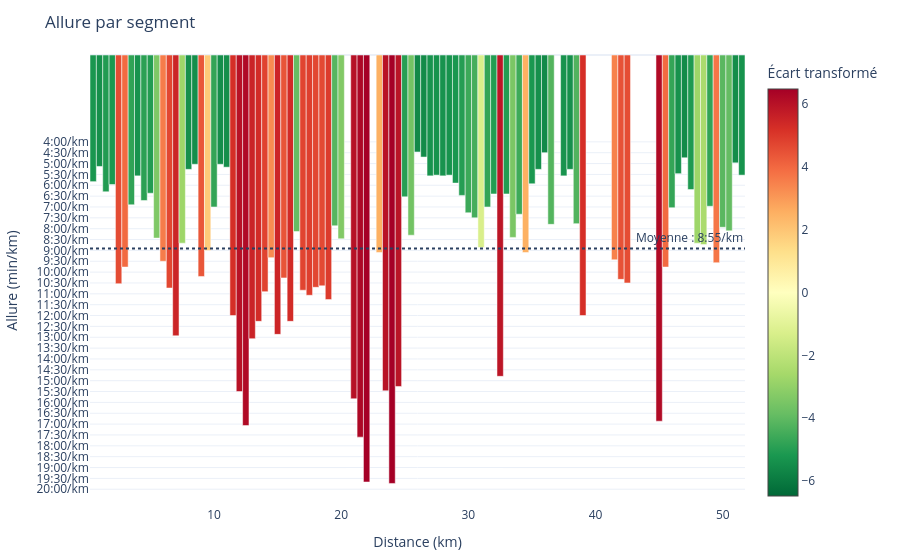
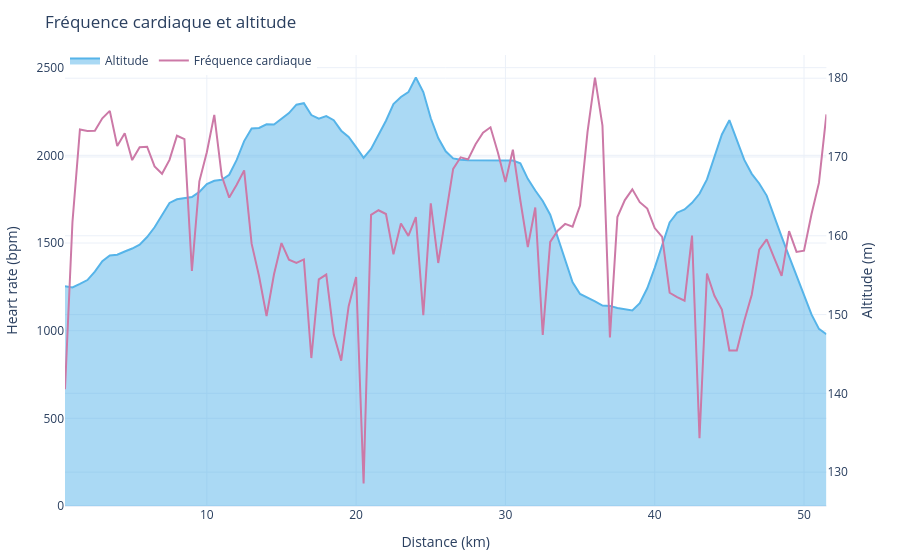
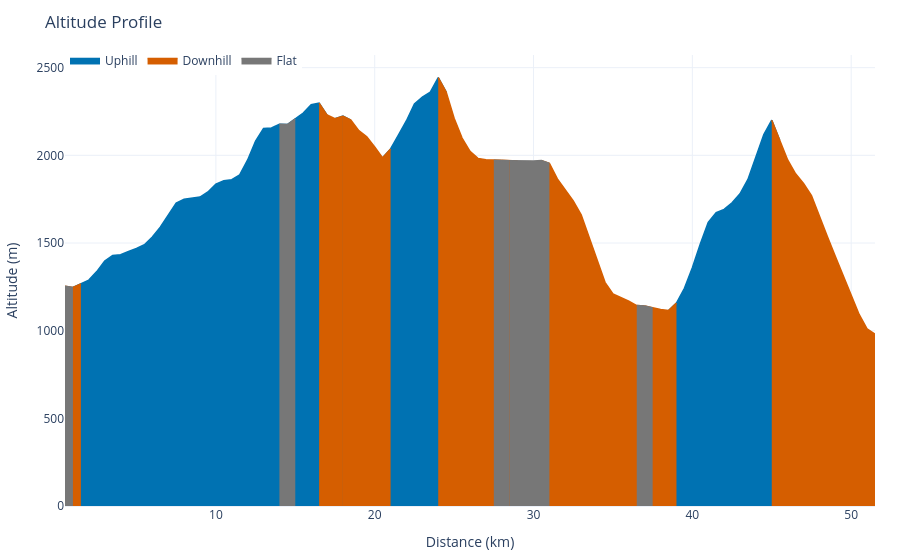

Notebook code cell kept with these figures, in order:
### Code cell
race.plot.pace_by_segment().show()
race.plot.hr_overlay().show()
race.plot.track_map().show()
race.plot.altitude().show()
race.plot.speed().show()
race.plot.time_in_hr_zones()

### Figure 1 — Plotly figure (JSON) as saved in the notebook; plotly's stock layout.template omitted (floating-point values rounded to 4 significant figures; data arrays with more than 128 entries replaced by an {"elided": "..."} marker saying what was removed)
{"data": [{"customdata": {"elided": "103x3 float values"}, "hovertemplate": "Segment %{customdata[0]:.0f}<br>Allure : %{y:.2f} min/km<br>Écart : %{customdata[1]:+.0f} s/km<br>Distance : %{customdata[2]:.0f} m<extra></extra>", "marker": {"cmid": 0, "color": [-5.224, -5.428, -5.06, -5.18, 4.589, 3.959, -4.801, -5.306, -4.895, -5.034, -3.388, 3.594, 4.704, 5.491, -2.748, -5.392, -5.454, 4.362, 1.855, -4.75, -5.454, -5.419, 5.228, 5.982, 6.195, 5.523, 5.31, 4.791, 3.273, 5.474, 4.411, 5.31, -3.863, 4.757, 4.871, 4.686, 4.648, 4.959, -4.153, -3.318, NaN, 6.032, 6.258, 6.471, NaN, 2.517, 5.977, 6.478, 5.946, -4.967, -3.627, -5.59, -5.536, -5.306, -5.316, -5.306, -5.316, -5.202, -4.995, -4.601, -4.45, -1.283, -4.75, -5.021, 5.87, -5.021, -3.453, -4.56, 2.517, -5.191, -5.392, -5.582, -4.214, NaN, -5.306, -5.392, -4.243, 5.228, NaN, NaN, NaN, NaN, 3.478, 4.459, 4.568, NaN, NaN, NaN, NaN, 6.17, 3.959, -4.733, -5.336, -5.528, -5.097, -2.748, -2.452, -4.767, 3.699, -4.088, -3.904, -5.471, -5.316], "colorbar": {"title": {"text": "Écart transformé"}}, "colorscale": [[0, "rgb(0,104,55)"], [0.1, "rgb(26,152,80)"], [0.2, "rgb(102,189,99)"], [0.3, "rgb(166,217,106)"], [0.4, "rgb(217,239,139)"], [0.5, "rgb(255,255,191)"], [0.6, "rgb(254,224,139)"], [0.7, "rgb(253,174,97)"], [0.8, "rgb(244,109,67)"], [0.9, "rgb(215,48,39)"], [1, "rgb(165,0,38)"]]}, "name": "Segments", "type": "bar", "width": [0.5, 0.5, 0.5, 0.5, 0.5, 0.5, 0.5, 0.5, 0.5, 0.5, 0.5, 0.5, 0.5, 0.5, 0.5, 0.5, 0.5, 0.5, 0.5, 0.5, 0.5, 0.5, 0.5, 0.5, 0.5, 0.5, 0.5, 0.5, 0.5, 0.5, 0.5, 0.5, 0.5, 0.5, 0.5, 0.5, 0.5, 0.5, 0.5, 0.5, 0.5, 0.5, 0.5, 0.5, 0.5, 0.5, 0.5, 0.5, 0.5, 0.5, 0.5, 0.5, 0.5, 0.5, 0.5, 0.5, 0.5, 0.5, 0.5, 0.5, 0.5, 0.5, 0.5, 0.5, 0.5, 0.5, 0.5, 0.5, 0.5, 0.5, 0.5, 0.5, 0.5, 0.5, 0.5, 0.5, 0.5, 0.5, 0.5, 0.5, 0.5, 0.5, 0.5, 0.5, 0.5, 0.5, 0.5, 0.5, 0.5, 0.5, 0.5, 0.5, 0.5, 0.5, 0.5, 0.5, 0.5, 0.5, 0.5, 0.5, 0.5, 0.5, 0.5], "x": [0.5, 1.0, 1.5, 2.0, 2.5, 3.0, 3.5, 4.0, 4.5, 5.0, 5.5, 6.0, 6.5, 7.0, 7.5, 8.0, 8.5, 9.0, 9.5, 10.0, 10.5, 11.0, 11.5, 12.0, 12.5, 13.0, 13.5, 14.0, 14.5, 15.0, 15.5, 16.0, 16.5, 17.0, 17.5, 18.0, 18.5, 19.0, 19.5, 20.0, 20.5, 21.0, 21.5, 22.0, 22.5, 23.0, 23.5, 24.0, 24.5, 25.0, 25.5, 26.0, 26.5, 27.0, 27.5, 28.0, 28.5, 29.0, 29.5, 30.0, 30.5, 31.0, 31.5, 32.0, 32.5, 33.0, 33.5, 34.0, 34.5, 35.0, 35.5, 36.0, 36.5, 37.0, 37.5, 38.0, 38.5, 39.0, 39.5, 40.0, 40.5, 41.0, 41.5, 42.0, 42.5, 43.0, 43.5, 44.0, 44.5, 45.0, 45.5, 46.0, 46.5, 47.0, 47.5, 48.0, 48.5, 49.0, 49.5, 50.0, 50.5, 51.0, 51.5], "y": [5.833, 5.133, 6.3, 5.967, 10.53, 9.767, 6.9, 5.567, 6.7, 6.367, 8.433, 9.5, 10.73, 12.93, 8.667, 5.267, 5.033, 10.2, 9.0, 7.0, 5.033, 5.167, 12.0, 15.5, 17.07, 13.07, 12.27, 10.9, 9.333, 12.87, 10.27, 12.27, 8.133, 10.83, 11.07, 10.7, 10.63, 11.27, 7.867, 8.467, NaN, 15.83, 17.6, 19.67, NaN, 9.1, 15.47, 19.73, 15.27, 6.533, 8.3, 4.467, 4.7, 5.567, 5.533, 5.567, 5.533, 5.9, 6.467, 7.267, 7.5, 8.867, 7.0, 6.4, 14.8, 6.4, 8.4, 7.333, 9.1, 5.933, 5.267, 4.5, 7.8, NaN, 5.567, 5.267, 7.767, 12.0, NaN, NaN, NaN, NaN, 9.433, 10.33, 10.5, NaN, NaN, NaN, NaN, 16.87, 9.767, 7.033, 5.467, 4.733, 6.2, 8.667, 8.733, 6.967, 9.567, 7.933, 8.1, 4.967, 5.533]}], "layout": {"annotations": [{"showarrow": false, "text": "Moyenne : 8:55/km", "x": 1, "xanchor": "right", "xref": "x domain", "y": 8.91, "yanchor": "bottom", "yref": "y"}], "hoverlabel": {"namelength": -1}, "legend": {"orientation": "h", "x": 0, "y": 1.02}, "margin": {"b": 45, "l": 50, "r": 25, "t": 55}, "shapes": [{"line": {"dash": "dot"}, "type": "line", "x0": 0, "x1": 1, "xref": "x domain", "y0": 8.91, "y1": 8.91, "yref": "y"}], "title": {"text": "Allure par segment"}, "xaxis": {"title": {"text": "Distance (km)"}}, "yaxis": {"autorange": "reversed", "ticktext": ["4:00/km", "4:30/km", "5:00/km", "5:30/km", "6:00/km", "6:30/km", "7:00/km", "7:30/km", "8:00/km", "8:30/km", "9:00/km", "9:30/km", "10:00/km", "10:30/km", "11:00/km", "11:30/km", "12:00/km", "12:30/km", "13:00/km", "13:30/km", "14:00/km", "14:30/km", "15:00/km", "15:30/km", "16:00/km", "16:30/km", "17:00/km", "17:30/km", "18:00/km", "18:30/km", "19:00/km", "19:30/km", "20:00/km"], "tickvals": [4, 4.5, 5, 5.5, 6, 6.5, 7, 7.5, 8, 8.5, 9, 9.5, 10, 10.5, 11, 11.5, 12, 12.5, 13, 13.5, 14, 14.5, 15, 15.5, 16, 16.5, 17, 17.5, 18, 18.5, 19, 19.5, 20], "title": {"text": "Allure (min/km)"}}}}

### Figure 2 — Plotly figure (JSON) as saved in the notebook; plotly's stock layout.template omitted (floating-point values rounded to 4 significant figures)
{"data": [{"fill": "tozeroy", "hovertemplate": "Altitude : %{y:.1f} m<extra></extra>", "line": {"color": "#56B4E9"}, "mode": "lines", "name": "Altitude", "type": "scatter", "x": [0.5, 1.0, 1.5, 2.0, 2.5, 3.0, 3.5, 4.0, 4.5, 5.0, 5.5, 6.0, 6.5, 7.0, 7.5, 8.0, 8.5, 9.0, 9.5, 10.0, 10.5, 11.0, 11.5, 12.0, 12.5, 13.0, 13.5, 14.0, 14.5, 15.0, 15.5, 16.0, 16.5, 17.0, 17.5, 18.0, 18.5, 19.0, 19.5, 20.0, 20.5, 21.0, 21.5, 22.0, 22.5, 23.0, 23.5, 24.0, 24.5, 25.0, 25.5, 26.0, 26.5, 27.0, 27.5, 28.0, 28.5, 29.0, 29.5, 30.0, 30.5, 31.0, 31.5, 32.0, 32.5, 33.0, 33.5, 34.0, 34.5, 35.0, 35.5, 36.0, 36.5, 37.0, 37.5, 38.0, 38.5, 39.0, 39.5, 40.0, 40.5, 41.0, 41.5, 42.0, 42.5, 43.0, 43.5, 44.0, 44.5, 45.0, 45.5, 46.0, 46.5, 47.0, 47.5, 48.0, 48.5, 49.0, 49.5, 50.0, 50.5, 51.0, 51.5], "xaxis": "x", "y": [1254.0, 1247.0, 1266.0, 1289.0, 1337.0, 1396.0, 1429.0, 1433.0, 1452.0, 1468.0, 1490.0, 1534.0, 1590.0, 1663.0, 1728.0, 1749.0, 1756.0, 1762.0, 1791.0, 1836.0, 1855.0, 1861.0, 1889.0, 1974.0, 2081.0, 2153.0, 2156.0, 2177.0, 2175.0, 2208.0, 2241.0, 2289.0, 2298.0, 2230.0, 2209.0, 2223.0, 2200.0, 2141.0, 2105.0, 2047.0, 1986.0, 2037.0, 2117.0, 2198.0, 2293.0, 2333.0, 2360.0, 2444.0, 2361.0, 2211.0, 2098.0, 2023.0, 1983.0, 1974.0, 1972.0, 1972.0, 1969.0, 1968.0, 1968.0, 1968.0, 1970.0, 1954.0, 1866.0, 1799.0, 1739.0, 1661.0, 1534.0, 1394.0, 1276.0, 1209.0, 1189.0, 1168.0, 1143.0, 1141.0, 1129.0, 1120.0, 1115.0, 1157.0, 1242.0, 1358.0, 1494.0, 1618.0, 1673.0, 1692.0, 1729.0, 1781.0, 1863.0, 1992.0, 2119.0, 2200.0, 2086.0, 1974.0, 1895.0, 1840.0, 1770.0, 1648.0, 1537.0, 1424.0, 1311.0, 1205.0, 1093.0, 1010.0, 979.7], "yaxis": "y"}, {"hovertemplate": "FC : %{y:.0f} bpm<extra></extra>", "line": {"color": "#CC79A7"}, "mode": "lines", "name": "Fréquence cardiaque", "type": "scatter", "x": [0.5, 1.0, 1.5, 2.0, 2.5, 3.0, 3.5, 4.0, 4.5, 5.0, 5.5, 6.0, 6.5, 7.0, 7.5, 8.0, 8.5, 9.0, 9.5, 10.0, 10.5, 11.0, 11.5, 12.0, 12.5, 13.0, 13.5, 14.0, 14.5, 15.0, 15.5, 16.0, 16.5, 17.0, 17.5, 18.0, 18.5, 19.0, 19.5, 20.0, 20.5, 21.0, 21.5, 22.0, 22.5, 23.0, 23.5, 24.0, 24.5, 25.0, 25.5, 26.0, 26.5, 27.0, 27.5, 28.0, 28.5, 29.0, 29.5, 30.0, 30.5, 31.0, 31.5, 32.0, 32.5, 33.0, 33.5, 34.0, 34.5, 35.0, 35.5, 36.0, 36.5, 37.0, 37.5, 38.0, 38.5, 39.0, 39.5, 40.0, 40.5, 41.0, 41.5, 42.0, 42.5, 43.0, 43.5, 44.0, 44.5, 45.0, 45.5, 46.0, 46.5, 47.0, 47.5, 48.0, 48.5, 49.0, 49.5, 50.0, 50.5, 51.0, 51.5], "xaxis": "x", "y": [140.5, 161.7, 173.5, 173.3, 173.3, 174.9, 175.9, 171.4, 173.0, 169.6, 171.2, 171.3, 168.8, 167.9, 169.6, 172.7, 172.3, 155.5, 166.9, 170.6, 175.3, 167.6, 164.8, 166.5, 168.3, 159.0, 154.9, 149.8, 155.1, 159.1, 157.0, 156.5, 157.0, 144.5, 154.5, 155.1, 147.5, 144.2, 151.1, 154.8, 128.6, 162.7, 163.2, 162.8, 157.6, 161.6, 160.0, 162.4, 149.9, 164.1, 156.5, 162.4, 168.5, 170.0, 169.7, 171.6, 173.1, 173.8, 170.5, 166.8, 170.9, 164.5, 158.6, 163.6, 147.4, 159.2, 160.6, 161.5, 161.2, 163.8, 173.2, 180.1, 174.0, 147.1, 162.4, 164.5, 165.9, 164.3, 163.4, 161.0, 159.9, 152.8, 152.2, 151.8, 160.0, 134.3, 155.2, 152.4, 150.6, 145.4, 145.4, 149.2, 152.5, 158.2, 159.5, 157.2, 154.9, 160.6, 158.0, 158.1, 162.7, 166.7, 175.4], "yaxis": "y2"}], "layout": {"hoverlabel": {"namelength": -1}, "legend": {"orientation": "h", "x": 0, "y": 1.02}, "margin": {"b": 45, "l": 50, "r": 25, "t": 55}, "title": {"text": "Fréquence cardiaque et altitude"}, "xaxis": {"anchor": "y", "domain": [0, 0.94], "title": {"text": "Distance (km)"}}, "yaxis": {"anchor": "x", "domain": [0, 1], "title": {"text": "Heart rate (bpm)"}}, "yaxis2": {"anchor": "x", "overlaying": "y", "side": "right", "title": {"text": "Altitude (m)"}}}}

### Figure 3 — Plotly figure (JSON) as saved in the notebook; plotly's stock layout.template omitted (floating-point values rounded to 4 significant figures)
{"data": [{"customdata": [[1000.0, 1247.0, -6.992], [1500.0, 1266.0, 19.55], [2000.0, 1289.0, 22.15], [2500.0, 1337.0, 48.29], [3000.0, 1396.0, 59.56], [3500.0, 1429.0, 32.6], [4000.0, 1433.0, 3.938], [4500.0, 1452.0, 18.74], [5000.0, 1468.0, 16.74], [5500.0, 1490.0, 21.72], [6000.0, 1534.0, 43.74], [6500.0, 1590.0, 55.9], [7000.0, 1663.0, 72.77], [7500.0, 1728.0, 65.72], [8000.0, 1749.0, 20.89], [8500.0, 1756.0, 6.752], [9000.0, 1762.0, 6.053], [9500.0, 1791.0, 29.27], [10000.0, 1836.0, 44.8], [10500.0, 1855.0, 18.5], [11000.0, 1861.0, 6.075], [11500.0, 1889.0, 28.21], [12000.0, 1974.0, 84.88], [12500.0, 2081.0, 107.3], [13000.0, 2153.0, 72.34], [13500.0, 2156.0, 2.842], [14000.0, 2177.0, 21.09], [14500.0, 2175.0, -1.98]], "fill": "tozeroy", "fillcolor": "#0072B2", "hovertemplate": "Distance : %{customdata[0]:.0f} m<br>Altitude : %{customdata[1]:.1f} m<br>Variation : %{customdata[2]:+.1f} m<extra></extra>", "legendgroup": "Uphill", "line": {"color": "#0072B2", "width": 1.5}, "mode": "lines", "name": "Uphill", "showlegend": true, "type": "scatter", "x": [1.0, 1.5, 2.0, 2.5, 3.0, 3.5, 4.0, 4.5, 5.0, 5.5, 6.0, 6.5, 7.0, 7.5, 8.0, 8.5, 9.0, 9.5, 10.0, 10.5, 11.0, 11.5, 12.0, 12.5, 13.0, 13.5, 14.0, 14.5], "y": [1247.0, 1266.0, 1289.0, 1337.0, 1396.0, 1429.0, 1433.0, 1452.0, 1468.0, 1490.0, 1534.0, 1590.0, 1663.0, 1728.0, 1749.0, 1756.0, 1762.0, 1791.0, 1836.0, 1855.0, 1861.0, 1889.0, 1974.0, 2081.0, 2153.0, 2156.0, 2177.0, 2175.0]}, {"customdata": [[14500.0, 2175.0, -1.98], [15000.0, 2208.0, 32.44], [15500.0, 2241.0, 33.29], [16000.0, 2289.0, 47.94], [16500.0, 2298.0, 8.56], [17000.0, 2230.0, -67.89]], "fill": "tozeroy", "fillcolor": "#0072B2", "hovertemplate": "Distance : %{customdata[0]:.0f} m<br>Altitude : %{customdata[1]:.1f} m<br>Variation : %{customdata[2]:+.1f} m<extra></extra>", "legendgroup": "Uphill", "line": {"color": "#0072B2", "width": 1.5}, "mode": "lines", "name": "Uphill", "showlegend": false, "type": "scatter", "x": [14.5, 15.0, 15.5, 16.0, 16.5, 17.0], "y": [2175.0, 2208.0, 2241.0, 2289.0, 2298.0, 2230.0]}, {"customdata": [[17500.0, 2209.0, -20.6], [18000.0, 2223.0, 14.26], [18500.0, 2200.0, -22.9]], "fill": "tozeroy", "fillcolor": "#0072B2", "hovertemplate": "Distance : %{customdata[0]:.0f} m<br>Altitude : %{customdata[1]:.1f} m<br>Variation : %{customdata[2]:+.1f} m<extra></extra>", "legendgroup": "Uphill", "line": {"color": "#0072B2", "width": 1.5}, "mode": "lines", "name": "Uphill", "showlegend": false, "type": "scatter", "x": [17.5, 18.0, 18.5], "y": [2209.0, 2223.0, 2200.0]}, {"customdata": [[20500.0, 1986.0, -61.61], [21000.0, 2037.0, 50.95], [21500.0, 2117.0, 80.32], [22000.0, 2198.0, 80.56], [22500.0, 2293.0, 95.4], [23000.0, 2333.0, 39.72], [23500.0, 2360.0, 27.8], [24000.0, 2444.0, 83.18], [24500.0, 2361.0, -82.62]], "fill": "tozeroy", "fillcolor": "#0072B2", "hovertemplate": "Distance : %{customdata[0]:.0f} m<br>Altitude : %{customdata[1]:.1f} m<br>Variation : %{customdata[2]:+.1f} m<extra></extra>", "legendgroup": "Uphill", "line": {"color": "#0072B2", "width": 1.5}, "mode": "lines", "name": "Uphill", "showlegend": false, "type": "scatter", "x": [20.5, 21.0, 21.5, 22.0, 22.5, 23.0, 23.5, 24.0, 24.5], "y": [1986.0, 2037.0, 2117.0, 2198.0, 2293.0, 2333.0, 2360.0, 2444.0, 2361.0]}, {"customdata": [[38500.0, 1115.0, -5.312], [39000.0, 1157.0, 41.69], [39500.0, 1242.0, 85.06], [40000.0, 1358.0, 116.3], [40500.0, 1494.0, 136.0], [41000.0, 1618.0, 123.3], [41500.0, 1673.0, 55.14], [42000.0, 1692.0, 18.89], [42500.0, 1729.0, 37.46], [43000.0, 1781.0, 51.55], [43500.0, 1863.0, 82.09], [44000.0, 1992.0, 129.6], [44500.0, 2119.0, 126.8], [45000.0, 2200.0, 81.2], [45500.0, 2086.0, -114.3]], "fill": "tozeroy", "fillcolor": "#0072B2", "hovertemplate": "Distance : %{customdata[0]:.0f} m<br>Altitude : %{customdata[1]:.1f} m<br>Variation : %{customdata[2]:+.1f} m<extra></extra>", "legendgroup": "Uphill", "line": {"color": "#0072B2", "width": 1.5}, "mode": "lines", "name": "Uphill", "showlegend": false, "type": "scatter", "x": [38.5, 39.0, 39.5, 40.0, 40.5, 41.0, 41.5, 42.0, 42.5, 43.0, 43.5, 44.0, 44.5, 45.0, 45.5], "y": [1115.0, 1157.0, 1242.0, 1358.0, 1494.0, 1618.0, 1673.0, 1692.0, 1729.0, 1781.0, 1863.0, 1992.0, 2119.0, 2200.0, 2086.0]}, {"customdata": [[500.0, 1254.0, NaN], [1000.0, 1247.0, -6.992], [1500.0, 1266.0, 19.55]], "fill": "tozeroy", "fillcolor": "#D55E00", "hovertemplate": "Distance : %{customdata[0]:.0f} m<br>Altitude : %{customdata[1]:.1f} m<br>Variation : %{customdata[2]:+.1f} m<extra></extra>", "legendgroup": "Downhill", "line": {"color": "#D55E00", "width": 1.5}, "mode": "lines", "name": "Downhill", "showlegend": true, "type": "scatter", "x": [0.5, 1.0, 1.5], "y": [1254.0, 1247.0, 1266.0]}, {"customdata": [[16500.0, 2298.0, 8.56], [17000.0, 2230.0, -67.89], [17500.0, 2209.0, -20.6], [18000.0, 2223.0, 14.26]], "fill": "tozeroy", "fillcolor": "#D55E00", "hovertemplate": "Distance : %{customdata[0]:.0f} m<br>Altitude : %{customdata[1]:.1f} m<br>Variation : %{customdata[2]:+.1f} m<extra></extra>", "legendgroup": "Downhill", "line": {"color": "#D55E00", "width": 1.5}, "mode": "lines", "name": "Downhill", "showlegend": false, "type": "scatter", "x": [16.5, 17.0, 17.5, 18.0], "y": [2298.0, 2230.0, 2209.0, 2223.0]}, {"customdata": [[18000.0, 2223.0, 14.26], [18500.0, 2200.0, -22.9], [19000.0, 2141.0, -59.96], [19500.0, 2105.0, -35.26], [20000.0, 2047.0, -57.98], [20500.0, 1986.0, -61.61], [21000.0, 2037.0, 50.95]], "fill": "tozeroy", "fillcolor": "#D55E00", "hovertemplate": "Distance : %{customdata[0]:.0f} m<br>Altitude : %{customdata[1]:.1f} m<br>Variation : %{customdata[2]:+.1f} m<extra></extra>", "legendgroup": "Downhill", "line": {"color": "#D55E00", "width": 1.5}, "mode": "lines", "name": "Downhill", "showlegend": false, "type": "scatter", "x": [18.0, 18.5, 19.0, 19.5, 20.0, 20.5, 21.0], "y": [2223.0, 2200.0, 2141.0, 2105.0, 2047.0, 1986.0, 2037.0]}, {"customdata": [[24000.0, 2444.0, 83.18], [24500.0, 2361.0, -82.62], [25000.0, 2211.0, -149.7], [25500.0, 2098.0, -112.8], [26000.0, 2023.0, -75.5], [26500.0, 1983.0, -40.28], [27000.0, 1974.0, -8.392], [27500.0, 1972.0, -2.034], [28000.0, 1972.0, -0.5344]], "fill": "tozeroy", "fillcolor": "#D55E00", "hovertemplate": "Distance : %{customdata[0]:.0f} m<br>Altitude : %{customdata[1]:.1f} m<br>Variation : %{customdata[2]:+.1f} m<extra></extra>", "legendgroup": "Downhill", "line": {"color": "#D55E00", "width": 1.5}, "mode": "lines", "name": "Downhill", "showlegend": false, "type": "scatter", "x": [24.0, 24.5, 25.0, 25.5, 26.0, 26.5, 27.0, 27.5, 28.0], "y": [2444.0, 2361.0, 2211.0, 2098.0, 2023.0, 1983.0, 1974.0, 1972.0, 1972.0]}, {"customdata": [[28000.0, 1972.0, -0.5344], [28500.0, 1969.0, -2.225], [29000.0, 1968.0, -1.381]], "fill": "tozeroy", "fillcolor": "#D55E00", "hovertemplate": "Distance : %{customdata[0]:.0f} m<br>Altitude : %{customdata[1]:.1f} m<br>Variation : %{customdata[2]:+.1f} m<extra></extra>", "legendgroup": "Downhill", "line": {"color": "#D55E00", "width": 1.5}, "mode": "lines", "name": "Downhill", "showlegend": false, "type": "scatter", "x": [28.0, 28.5, 29.0], "y": [1972.0, 1969.0, 1968.0]}, {"customdata": [[30500.0, 1970.0, 1.922], [31000.0, 1954.0, -15.78], [31500.0, 1866.0, -88.49], [32000.0, 1799.0, -66.36], [32500.0, 1739.0, -59.9], [33000.0, 1661.0, -78.49], [33500.0, 1534.0, -127.0], [34000.0, 1394.0, -139.6], [34500.0, 1276.0, -118.5], [35000.0, 1209.0, -66.64], [35500.0, 1189.0, -19.88], [36000.0, 1168.0, -21.66], [36500.0, 1143.0, -24.75], [37000.0, 1141.0, -1.673]], "fill": "tozeroy", "fillcolor": "#D55E00", "hovertemplate": "Distance : %{customdata[0]:.0f} m<br>Altitude : %{customdata[1]:.1f} m<br>Variation : %{customdata[2]:+.1f} m<extra></extra>", "legendgroup": "Downhill", "line": {"color": "#D55E00", "width": 1.5}, "mode": "lines", "name": "Downhill", "showlegend": false, "type": "scatter", "x": [30.5, 31.0, 31.5, 32.0, 32.5, 33.0, 33.5, 34.0, 34.5, 35.0, 35.5, 36.0, 36.5, 37.0], "y": [1970.0, 1954.0, 1866.0, 1799.0, 1739.0, 1661.0, 1534.0, 1394.0, 1276.0, 1209.0, 1189.0, 1168.0, 1143.0, 1141.0]}, {"customdata": [[37000.0, 1141.0, -1.673], [37500.0, 1129.0, -11.96], [38000.0, 1120.0, -8.777], [38500.0, 1115.0, -5.312], [39000.0, 1157.0, 41.69]], "fill": "tozeroy", "fillcolor": "#D55E00", "hovertemplate": "Distance : %{customdata[0]:.0f} m<br>Altitude : %{customdata[1]:.1f} m<br>Variation : %{customdata[2]:+.1f} m<extra></extra>", "legendgroup": "Downhill", "line": {"color": "#D55E00", "width": 1.5}, "mode": "lines", "name": "Downhill", "showlegend": false, "type": "scatter", "x": [37.0, 37.5, 38.0, 38.5, 39.0], "y": [1141.0, 1129.0, 1120.0, 1115.0, 1157.0]}, {"customdata": [[45000.0, 2200.0, 81.2], [45500.0, 2086.0, -114.3], [46000.0, 1974.0, -112.4], [46500.0, 1895.0, -79.11], [47000.0, 1840.0, -54.93], [47500.0, 1770.0, -69.27], [48000.0, 1648.0, -122.5], [48500.0, 1537.0, -111.1], [49000.0, 1424.0, -112.7], [49500.0, 1311.0, -113.0], [50000.0, 1205.0, -106.4], [50500.0, 1093.0, -111.9], [51000.0, 1010.0, -82.28], [51500.0, 979.7, -30.71]], "fill": "tozeroy", "fillcolor": "#D55E00", "hovertemplate": "Distance : %{customdata[0]:.0f} m<br>Altitude : %{customdata[1]:.1f} m<br>Variation : %{customdata[2]:+.1f} m<extra></extra>", "legendgroup": "Downhill", "line": {"color": "#D55E00", "width": 1.5}, "mode": "lines", "name": "Downhill", "showlegend": false, "type": "scatter", "x": [45.0, 45.5, 46.0, 46.5, 47.0, 47.5, 48.0, 48.5, 49.0, 49.5, 50.0, 50.5, 51.0, 51.5], "y": [2200.0, 2086.0, 1974.0, 1895.0, 1840.0, 1770.0, 1648.0, 1537.0, 1424.0, 1311.0, 1205.0, 1093.0, 1010.0, 979.7]}, {"customdata": [[500.0, 1254.0, NaN], [1000.0, 1247.0, -6.992]], "fill": "tozeroy", "fillcolor": "#777777", "hovertemplate": "Distance : %{customdata[0]:.0f} m<br>Altitude : %{customdata[1]:.1f} m<br>Variation : %{customdata[2]:+.1f} m<extra></extra>", "legendgroup": "Flat", "line": {"color": "#777777", "width": 1.5}, "mode": "lines", "name": "Flat", "showlegend": true, "type": "scatter", "x": [0.5, 1.0], "y": [1254.0, 1247.0]}, {"customdata": [[14000.0, 2177.0, 21.09], [14500.0, 2175.0, -1.98], [15000.0, 2208.0, 32.44]], "fill": "tozeroy", "fillcolor": "#777777", "hovertemplate": "Distance : %{customdata[0]:.0f} m<br>Altitude : %{customdata[1]:.1f} m<br>Variation : %{customdata[2]:+.1f} m<extra></extra>", "legendgroup": "Flat", "line": {"color": "#777777", "width": 1.5}, "mode": "lines", "name": "Flat", "showlegend": false, "type": "scatter", "x": [14.0, 14.5, 15.0], "y": [2177.0, 2175.0, 2208.0]}, {"customdata": [[27500.0, 1972.0, -2.034], [28000.0, 1972.0, -0.5344], [28500.0, 1969.0, -2.225]], "fill": "tozeroy", "fillcolor": "#777777", "hovertemplate": "Distance : %{customdata[0]:.0f} m<br>Altitude : %{customdata[1]:.1f} m<br>Variation : %{customdata[2]:+.1f} m<extra></extra>", "legendgroup": "Flat", "line": {"color": "#777777", "width": 1.5}, "mode": "lines", "name": "Flat", "showlegend": false, "type": "scatter", "x": [27.5, 28.0, 28.5], "y": [1972.0, 1972.0, 1969.0]}, {"customdata": [[28500.0, 1969.0, -2.225], [29000.0, 1968.0, -1.381], [29500.0, 1968.0, 0.02152], [30000.0, 1968.0, -0.05547], [30500.0, 1970.0, 1.922], [31000.0, 1954.0, -15.78]], "fill": "tozeroy", "fillcolor": "#777777", "hovertemplate": "Distance : %{customdata[0]:.0f} m<br>Altitude : %{customdata[1]:.1f} m<br>Variation : %{customdata[2]:+.1f} m<extra></extra>", "legendgroup": "Flat", "line": {"color": "#777777", "width": 1.5}, "mode": "lines", "name": "Flat", "showlegend": false, "type": "scatter", "x": [28.5, 29.0, 29.5, 30.0, 30.5, 31.0], "y": [1969.0, 1968.0, 1968.0, 1968.0, 1970.0, 1954.0]}, {"customdata": [[36500.0, 1143.0, -24.75], [37000.0, 1141.0, -1.673], [37500.0, 1129.0, -11.96]], "fill": "tozeroy", "fillcolor": "#777777", "hovertemplate": "Distance : %{customdata[0]:.0f} m<br>Altitude : %{customdata[1]:.1f} m<br>Variation : %{customdata[2]:+.1f} m<extra></extra>", "legendgroup": "Flat", "line": {"color": "#777777", "width": 1.5}, "mode": "lines", "name": "Flat", "showlegend": false, "type": "scatter", "x": [36.5, 37.0, 37.5], "y": [1143.0, 1141.0, 1129.0]}], "layout": {"hoverlabel": {"namelength": -1}, "legend": {"orientation": "h", "x": 0, "y": 1.02}, "margin": {"b": 45, "l": 50, "r": 25, "t": 55}, "title": {"text": "Altitude Profile"}, "xaxis": {"title": {"text": "Distance (km)"}}, "yaxis": {"title": {"text": "Altitude (m)"}}}}
